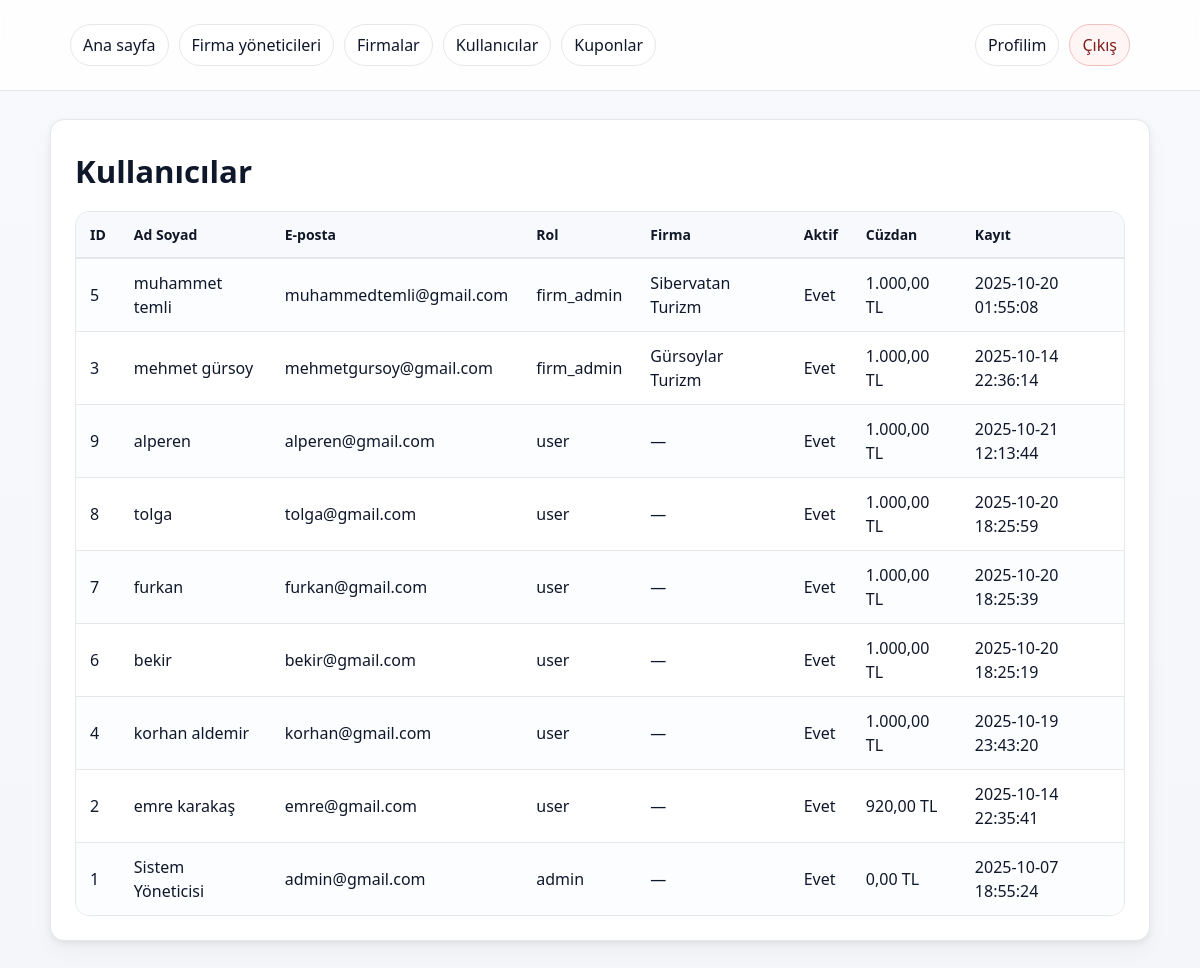
The page /pages/kullanici_listesi.php (signed in) on the database its author committed.
### tables this page shows
CREATE TABLE users (
        id            INTEGER PRIMARY KEY AUTOINCREMENT,
        firm_id       INTEGER,
        name          TEXT    NOT NULL,
        email         TEXT    NOT NULL UNIQUE,
        password_hash TEXT    NOT NULL,
        role          TEXT    NOT NULL CHECK (role IN ('admin','firm_admin','user')),
        credit_cents  INTEGER NOT NULL DEFAULT 0,
        is_active     INTEGER NOT NULL DEFAULT 1,
        created_at    TEXT    NOT NULL DEFAULT (datetime('now')),
        FOREIGN KEY (firm_id) REFERENCES firms(id) ON DELETE SET NULL
    );

CREATE TABLE firms (
        id         INTEGER PRIMARY KEY AUTOINCREMENT,
        name       TEXT    NOT NULL UNIQUE,
        phone      TEXT,
        email      TEXT,
        is_active  INTEGER NOT NULL DEFAULT 1,
        created_at TEXT    NOT NULL DEFAULT (datetime('now'))
    );

### inc/helpers.php (called while the page is built, shortened)
<?php
function e(?string $s): string {
    return htmlspecialchars((string)$s, ENT_QUOTES, 'UTF-8');
}

### inc/auth.php (called while the page is built, shortened)
<?php
function current_user(): ?array {
    return $_SESSION['user'] ?? null;
}

### pages/kullanici_listesi.php (the view, shortened to what this page needs)
<?php
require __DIR__.'/../inc/auth.php';
require __DIR__.'/../inc/nav.php';
$pdo = db();
$rows = $pdo->query("
  SELECT u.id, u.name, u.email, u.role, u.is_active, u.credit_cents, u.created_at,
         f.name AS firm_name
  FROM users u
  LEFT JOIN firms f ON f.id=u.firm_id
  ORDER BY CASE u.role WHEN 'firm_admin' THEN 0 WHEN 'user' THEN 1 ELSE 2 END, u.created_at DESC
")->fetchAll();
function tl(int $c){return number_format($c/100,2,',','.');}
?>
<!doctype html><html lang="tr"><head>
<link rel="stylesheet" href="<?= e(BASE_URL) ?>/css/styles.css">
</head><body>
<?= nav_html(); ?>
<main class="container" style="padding:28px 0">
  <section class="card">
    <h1>Kullanıcılar</h1>
    <div style="overflow:auto">
      <table>
        <thead><tr>
          <th>ID</th><th>Ad Soyad</th><th>E-posta</th><th>Rol</th><th>Firma</th><th>Aktif</th><th>Cüzdan</th><th>Kayıt</th>
        </tr></thead>
        <tbody>
          <?php if(!$rows): ?><tr><td colspan="8">Kayıt yok.</td></tr>
          <?php else: foreach($rows as $r): ?>
            <tr>
              <td><?= e((string)$r['id']) ?></td>
              <td><?= e($r['name']) ?></td>
              <td><?= e($r['email']) ?></td>
              <td><?= e($r['role']) ?></td>
              <td><?= e((string)($r['firm_name'] ?? '—')) ?></td>
              <td><?= $r['is_active'] ? 'Evet':'Hayır' ?></td>
              <td><?= e(tl((int)$r['credit_cents'])) ?> TL</td>
              <td><?= e($r['created_at']) ?></td>
            </tr>
          <?php endforeach; endif; ?>
        </tbody>
      </table>
    </div>
  </section>
</main>
</body></html>

### css/styles.css (style rules this page uses)
:root { --bg: #f4f6fa; --bg-grad: #f8f9fd; --surface: #ffffff; --text: #0f172a; --muted: #667085; --border: #e5e7eb; --primary: #2e6be6; --primary-600:#2059cc; --primary-50: #eef3ff; --success: #16a34a; --danger: #e54848; --shadow: 0 10px 20px rgba(2,6,23,.04), 0 2px 6px rgba(2,6,23,.06); --radius: 14px; --radius-sm: 10px; }
* { box-sizing:border-box }
html,body { height:100% }
body { margin:0; font-family: ui-sans-serif, system-ui, -apple-system, "Segoe UI", Roboto, "Helvetica Neue", Arial; color:var(--text); background: linear-gradient(180deg, var(--bg-grad) 0%, var(--bg) 100%); line-height:1.5; }
.container { max-width:1100px;margin:0 auto;padding:24px 20px }
.card { background:var(--surface); border:1px solid var(--border); border-radius:var(--radius); box-shadow:var(--shadow); padding:24px; }
h1 { font-size:clamp(28px,2.6vw,40px);margin:4px 0 16px }
table { width:100%; border-collapse:separate; border-spacing:0; background:#fff; border:1px solid var(--border); border-radius:var(--radius); overflow:hidden; }
thead th { text-align:left; font-size:14px; color:#111827; background:#f7f9fc; border-bottom:1px solid var(--border); padding:12px 14px; }
tbody td { padding:12px 14px; border-top:1px solid var(--border) }
tbody tr:nth-child(odd) { background:#fbfdff }
:root { --primary: #2a60d7; --primary-600:#1d4fc1; }

### rows shown on the page
users: id "5", name "muhammet temli", email "muhammedtemli@gmail.com", role "firm_admin", firm.name "Sibervatan Turizm", is_active "Evet", credit_cents "1.000,00", created_at "2025-10-20 01:55:08"
users: id "3", name "mehmet gürsoy", email "mehmetgursoy@gmail.com", role "firm_admin", firm.name "Gürsoylar Turizm", is_active "Evet", credit_cents "1.000,00", created_at "2025-10-14 22:36:14"
users: id "9", name "alperen", email "alperen@gmail.com", role "user", firm_name "—", is_active "Evet", credit_cents "1.000,00", created_at "2025-10-21 12:13:44"
users: id "8", name "tolga", email "tolga@gmail.com", role "user", firm_name "—", is_active "Evet", credit_cents "1.000,00", created_at "2025-10-20 18:25:59"
users: id "7", name "furkan", email "furkan@gmail.com", role "user", firm_name "—", is_active "Evet", credit_cents "1.000,00", created_at "2025-10-20 18:25:39"
users: id "6", name "bekir", email "bekir@gmail.com", role "user", firm_name "—", is_active "Evet", credit_cents "1.000,00", created_at "2025-10-20 18:25:19"
users: id "4", name "korhan aldemir", email "korhan@gmail.com", role "user", firm_name "—", is_active "Evet", credit_cents "1.000,00", created_at "2025-10-19 23:43:20"
users: id "2", name "emre karakaş", email "emre@gmail.com", role "user", firm_name "—", is_active "Evet", credit_cents "920,00", created_at "2025-10-14 22:35:41"
users: id "1", name "Sistem Yöneticisi", email "admin@gmail.com", role "admin", firm_name "—", is_active "Evet", credit_cents "0,00", created_at "2025-10-07 18:55:24"
